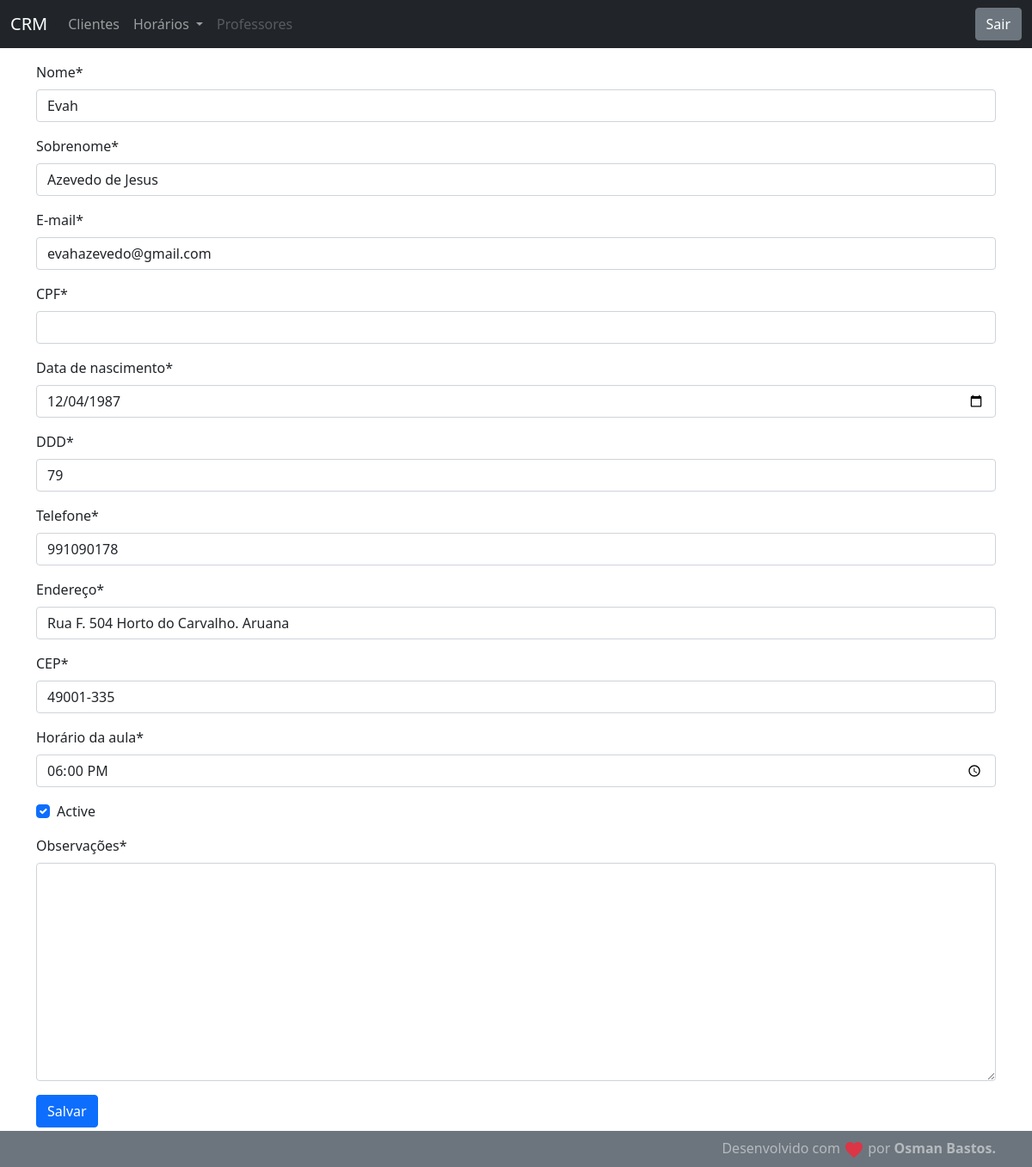
The app's page /customer/1/, older data.
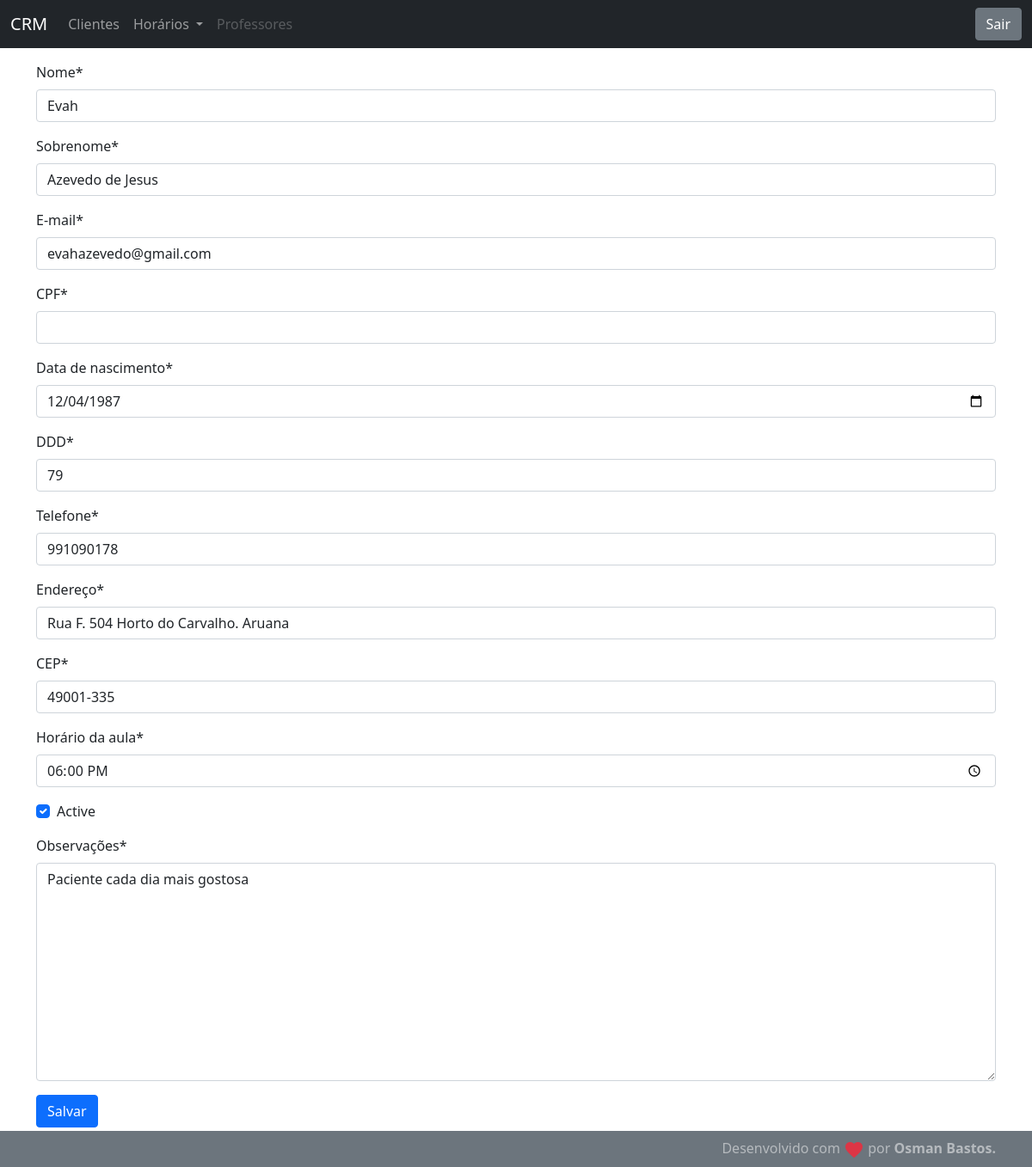
The same page, newer data.
### customer/models.py (models this page shows, shortened)
class Customer(models.Model):
    first_name = models.CharField(max_length=30)
    last_name = models.CharField(max_length=50)
    email = models.EmailField(max_length=254)
    birth_date = models.DateField()
    cpf_field = models.CharField(max_length=11, unique=True, blank=True, null=True)
    area_code = models.CharField(max_length=2)
    phone = models.CharField(max_length=9)
    address = models.CharField(max_length=100)
    address_number = models.CharField(max_length=10)
    created_date = models.DateTimeField(auto_now_add=True)
    update_date = models.DateTimeField(auto_now=True)
    class_time = models.CharField(max_length=8, default='00:00')
    active = models.BooleanField(default=True)
    evolution_field = models.CharField(max_length=500, blank=True, null=True)
    evolution_updated = models.DateTimeField(blank=True, null=True, auto_now=True)
    class Meta:
        db_table = 'customer'

### customer/views.py (the view, shortened to what this page needs)
# urls.py: path("<int:id>/", CustomerUpdateView.as_view(), name='customer-update'),
class CustomerUpdateView(UpdateView):
    template_name = "customer/customer.html"
    form_class = CustomerForm
    model = Customer
    def get_object(self):
        id = self.kwargs.get("id")
        return get_object_or_404(Customer, id=id)

### customer/templates/customer/customer.html (shortened to what this page needs)
{% extends "model-page.html"%}
{% load crispy_forms_tags %}
{% block content %}
    <form method="post" action="">{% csrf_token %}
        {{ form|crispy }}
        <button type="submit" class="btn btn-primary">Salvar</button>
    </form>
{% endblock %}

Row changes from the older to the newer data that the page shows:
changed Customer "Evah": evolution_field (not shown) → "Paciente cada dia mais gostosa"
